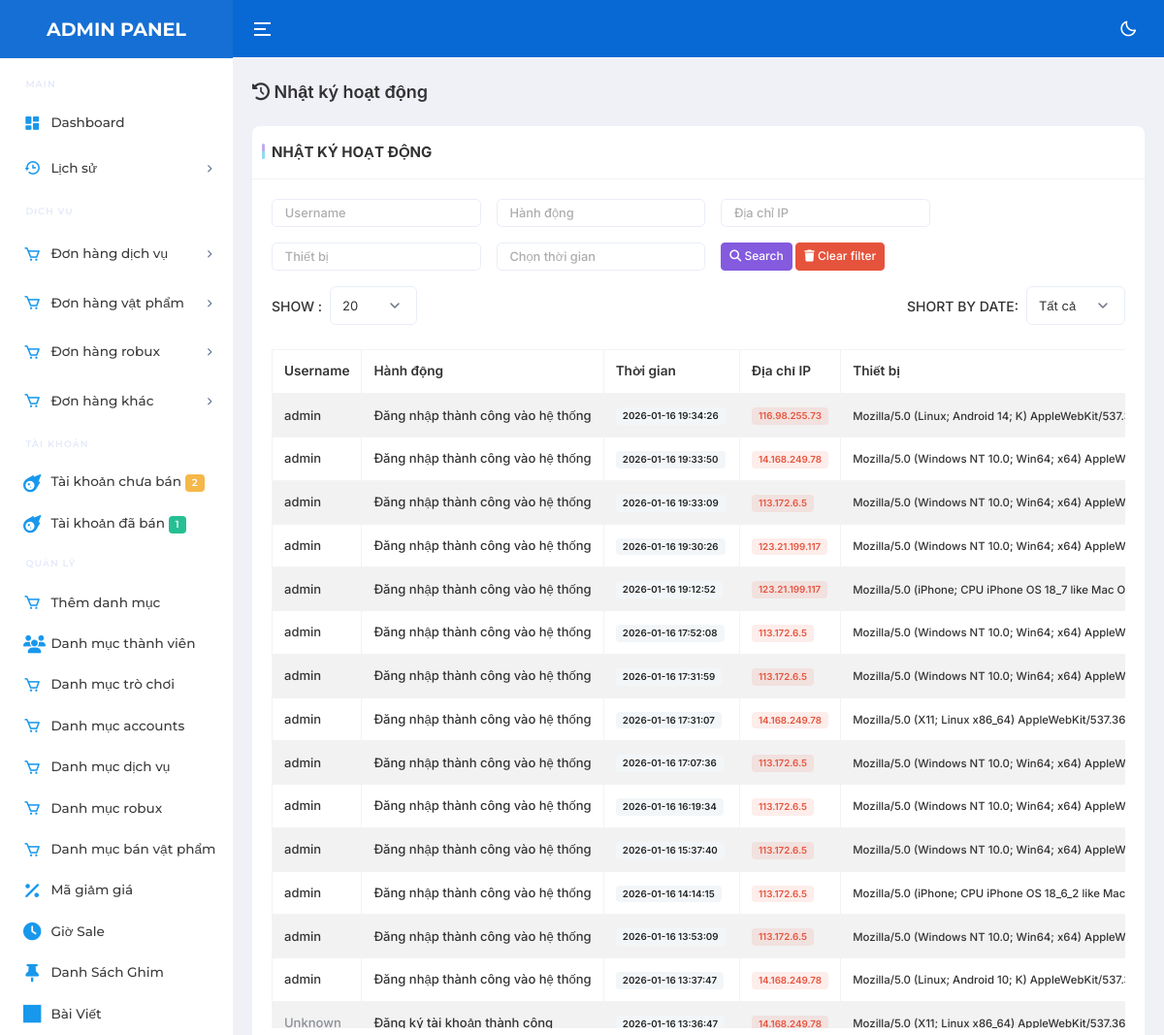
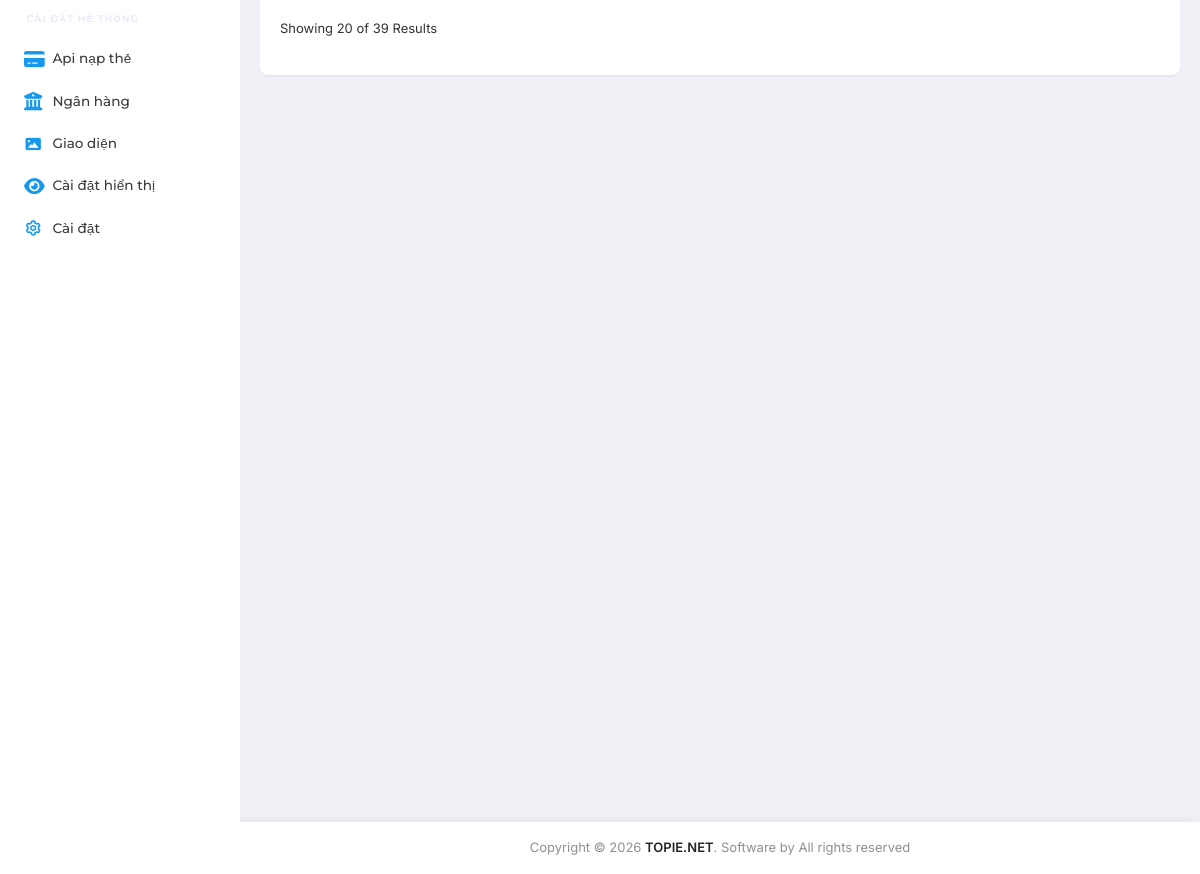
/public/admin/logs.php (signed in), run on the app's committed database (2 pictures, top to bottom).
### tables this page shows
CREATE TABLE `logs` (
  `id` int(10) UNSIGNED NOT NULL,
  `user_id` int(10) UNSIGNED NOT NULL,
  `ip` varchar(45) NOT NULL,
  `device` text NOT NULL,
  `create_date` datetime NOT NULL,
  `action` varchar(255) NOT NULL
);

CREATE TABLE `users` (
  `id` int(11) NOT NULL,
  `username` varchar(255) NOT NULL COMMENT 'Tên đăng nhập',
  `password` varchar(255) DEFAULT NULL COMMENT 'Mật khẩu đăng nhập',
  `token` varchar(255) DEFAULT NULL,
  `money` int(11) NOT NULL DEFAULT 0 COMMENT 'số tiền của khách',
  `robux` int(11) NOT NULL DEFAULT 0 COMMENT 'robux của khách',
  `level` varchar(255) DEFAULT NULL COMMENT 'Cấp bậc thành viên',
  `banned` int(11) NOT NULL DEFAULT 0,
  `email` varchar(255) DEFAULT NULL COMMENT 'Email để lấy lại mật khẩu khi quên',
  `otp` varchar(255) NOT NULL COMMENT 'Mã otp khi lấy lại mật khẩu được gửi về email',
  `ip` varchar(255) DEFAULT NULL,
  `time` varchar(255) DEFAULT NULL,
  `total_money` int(11) NOT NULL DEFAULT 0,
  `money_hoahong` int(11) NOT NULL COMMENT 'số tiền nhận được từ link giới thiệu',
  `createdate` datetime DEFAULT NULL COMMENT 'thời gian tạo tài khoản',
  `ref_click` int(11) DEFAULT 0,
  `ref` varchar(255) NOT NULL,
  `ctv` int(11) DEFAULT 0,
  `ctvrobux` int(11) DEFAULT 0,
  `ctvacc` int(11) DEFAULT 0,
  `ctvgpass` int(11) DEFAULT 0,
  `hopqua` text DEFAULT NULL
);

### config/function.php (called while the page is built, shortened)
<?php
$CMSNAV = new CMSNAV;
function BASE_URL($url)
{
    $a = (isset($_SERVER['HTTPS']) && $_SERVER['HTTPS'] === 'on' ? "https" : "http") . "://" . $_SERVER["HTTP_HOST"];
    if($a == 'http://localhost'){
        $a = 'http://localhost/CMSNAV.CO/SHOPNICK2';
    }
    return $a.'/'.$url;
}
function format_cash($price)
{
    return str_replace(",", ".", number_format($price));
}
function timeAgo($time_ago)
{
    $time_ago   = date("Y-m-d H:i:s", $time_ago);
    $time_ago   = strtotime($time_ago);
    $cur_time   = time();
    $time_elapsed   = $cur_time - $time_ago;
    $seconds    = $time_elapsed ;
    $minutes    = round($time_elapsed / 60 );
    $hours      = round($time_elapsed / 3600);
    $days       = round($time_elapsed / 86400 );
    $weeks      = round($time_elapsed / 604800);
    $months     = round($time_elapsed / 2600640 );
    $years      = round($time_elapsed / 31207680 );
    if($seconds <= 60)
    {
        return "$seconds giây trước";
    }
    else if($minutes <= 60)
    {
        return "$minutes phút trước";
    }
    else if($hours <= 24)
    {
        return "$hours tiếng trước";
    }
    else if($weeks <= 4.3)
    {
        return "$weeks tuần trước";
    }
    else if($months <=12)
    {
        return "$months tháng trước";
    }
    else
    {
        return "$years năm trước";
    }
}

### config/config.php (called while the page is built, shortened)
<?php
class CMSNAV
{
    private $ketnoi;
    function connect()
    {
        if (!$this->ketnoi)
        {
            $this->ketnoi = mysqli_connect('localhost', 'randomsieuxin_test11', 'randomsieuxin_test11', 'randomsieuxin_test11') or die ('Vui lòng kết nối đến DATABASE');
            mysqli_query($this->ketnoi, "set names 'utf8'");
        }
    }
    function get_list($sql)
    {
        $result = mysqli_query($this->ketnoi, $sql);
        $return = array();
        while ($row = mysqli_fetch_assoc($result))
        {
            $return[] = $row;
        }
        return $return;
    }
    function num_rows($sql)
    {
        $result = mysqli_query($this->ketnoi, $sql);
        $row = mysqli_num_rows($result);
        if ($row)
        {
            return $row;
        }
        return false;
    }
}

### public/admin/logs.php (the view, shortened to what this page needs)
<?php
require_once("../../config/config.php");
require_once("../../config/function.php");
require_once(__DIR__."/Header.php");
require_once(__DIR__."/Sidebar.php");
$limit = isset($_GET['limit']) ? intval(check_string($_GET['limit'])) : 20;
$page  = isset($_GET['page']) ? intval(check_string($_GET['page'])) : 1;
$from  = ($page - 1) * $limit;
$where = " logs.id > 0 ";
$username = '';
$content = '';
$createdate = '';
$ip = '';
$device = '';
$listDatatable = $CMSNAV->get_list("
    SELECT logs.*, users.username AS username
    FROM logs
    LEFT JOIN users ON users.id = logs.user_id
    WHERE $where
    ORDER BY logs.id DESC
    LIMIT $from, $limit
");
$totalDatatable = $CMSNAV->num_rows("
    SELECT logs.*
    FROM logs
    LEFT JOIN users ON users.id = logs.user_id
    WHERE $where
");
?>
<div class="main-content app-content">
    <div class="container-fluid">
        <div class="d-md-flex d-block align-items-center justify-content-between my-4 page-header-breadcrumb">
            <h1 class="page-title fw-semibold fs-18 mb-0"><i class="fa-solid fa-clock-rotate-left"></i> Nhật ký hoạt động</h1>
        </div>
        <div class="row">
            <div class="col-xl-12">
                <div class="card custom-card">
                    <div class="card-header justify-content-between">
                        <div class="card-title">
                            NHẬT KÝ HOẠT ĐỘNG
                        </div>
                    </div>
                    <div class="card-body">
                        <form action="" class="align-items-center mb-3" name="formSearch" method="GET">
                            <div class="row row-cols-lg-auto g-3 mb-3">
                                <div class="col-lg col-md-4 col-6">
                                    <input class="form-control form-control-sm" value="<?=$username;?>" name="username" placeholder="<?=('Username');?>">
                                </div>
                                <div class="col-lg col-md-4 col-6">
                                    <input class="form-control form-control-sm" value="<?=$content;?>" name="content" placeholder="<?=('Hành động');?>">
                                </div>
                                <div class="col-lg col-md-4 col-6">
                                    <input class="form-control form-control-sm" value="<?=$ip;?>" name="ip" placeholder="<?=('Địa chỉ IP');?>">
                                </div>
                                <div class="col-lg col-md-4 col-6">
                                    <input class="form-control form-control-sm" value="<?=$device;?>" name="device" placeholder="<?=('Thiết bị');?>">
                                </div>
                                <div class="col-lg col-md-4 col-6">
                                    <input type="text" name="createdate" class="form-control form-control-sm" id="daterange" value="<?=$createdate;?>" placeholder="Chọn thời gian">
                                </div>
                                <div class="col-12">
                                    <button class="btn btn-hero btn-sm btn-primary"><i class="fa fa-search"></i> <?=('Search');?></button>
                                    <a class="btn btn-hero btn-sm btn-danger" href="<?=BASE_URL('logs');?>"><i class="fa fa-trash"></i> <?=('Clear filter');?></a>
                                </div>
                            </div>
                            <div class="top-filter">
                                <div class="filter-show">
                                    <label class="filter-label">Show :</label>
                                    <select name="limit" onchange="this.form.submit()" class="form-select filter-select">
                                        <option <?=$limit == 20 ? 'selected' : '';?> value="20">20</option>
                                    </select>
                                </div>
                                <div class="filter-short">
                                    <label class="filter-label"><?=('Short by Date:');?></label>
                                    <select name="shortByDate" onchange="this.form.submit()" class="form-select filter-select">
                                        <option value=""><?=('Tất cả');?></option>
                                    </select>
                                </div>
                            </div>
                        </form>
                        <div class="table-responsive table-wrapper mb-3">
                            <table class="table text-nowrap table-striped table-hover table-bordered">
                                <thead>
                                    <tr>
                                        <th><?=('Username');?></th>
                                        <th><?=('Hành động');?></th>
                                        <th><?=('Thời gian');?></th>
                                        <th><?=('Địa chỉ IP');?></th>
                                        <th><?=('Thiết bị');?></th>
                                    </tr>
                                </thead>
                                <tbody>
                                <?php foreach ($listDatatable as $row): ?>
                                <tr>
                                    <td><?= $row['username'] ?? '<span class="text-muted">Unknown</span>'; ?></td>
                                    <td><?= $row['action']; ?></td>
                                    <td>
                                        <span class="badge bg-light text-dark" data-toggle="tooltip" data-placement="bottom" title="<?=timeAgo(strtotime($row['create_date']));?>">
                                            <?= $row['create_date']; ?>
                                        </span>
                                    </td>
                                    <td><span class="badge bg-danger-transparent"><?= $row['ip']; ?></span></td>
                                    <td><small><?= $row['device']; ?></small></td>
                                </tr>
                                <?php endforeach; ?>
                                </tbody>
                            </table>
                        </div>
                        <div class="row">
                            <div class="col-sm-12 col-md-5">
                                <p class="dataTables_info">Showing <?=$limit;?> of <?=format_cash($totalDatatable);?> Results</p>
                            </div>
                            <div class="col-sm-12 col-md-7 mb-3">
                            </div>
                        </div>
                    </div>
                </div>
            </div>
        </div>
    </div>
</div>
<?php
require_once(__DIR__.'/Footer.php');
?>

### public/admin/Header.php (style rules this page uses)
.top-filter { display: -webkit-box; display: -ms-flexbox; display: flex; -webkit-box-align: center; -ms-flex-align: center; align-items: center; -webkit-box-pack: justify; -ms-flex-pack: justify; justify-content: space-between; margin-bottom: 25px; }
.filter-show { width: 150px; display: -webkit-box; display: -ms-flexbox; display: flex; -webkit-box-align: center; -ms-flex-align: center; align-items: center; -webkit-box-pack: center; -ms-flex-pack: center; justify-content: center; }
.filter-label { font-size: 14px; font-weight: 500; margin-right: 8px; white-space: nowrap; text-transform: uppercase; }
.filter-select { height: 40px; background-color: transparent; }
.filter-short { width: 225px; display: -webkit-box; display: -ms-flexbox; display: flex; -webkit-box-align: center; -ms-flex-align: center; align-items: center; -webkit-box-pack: center; -ms-flex-pack: center; justify-content: center; }
.table-responsive { overflow-x: auto; -webkit-overflow-scrolling: touch; }
.table-wrapper { max-height: 700px; overflow-y: auto; }
.table-wrapper table { width: 100%; }
th, td { padding: 8px; }
thead { position: sticky; top: 0; background-color: white; z-index: 1; }

### data on the page
logs: user.username "admin", action "Đăng nhập thành công vào hệ thống", create_date "2026-01-16 19:34:26", ip "116.98.255.73", device "Mozilla/5.0 (Linux; Android 14; K)…"
logs: user.username "admin", action "Đăng nhập thành công vào hệ thống", create_date "2026-01-16 19:33:50", ip "14.168.249.78", device "Mozilla/5.0 (Windows NT 10.0; Win64; x64)…"
logs: user.username "admin", action "Đăng nhập thành công vào hệ thống", create_date "2026-01-16 19:33:09", ip "113.172.6.5", device "Mozilla/5.0 (Windows NT 10.0; Win64; x64)…"
logs: user.username "admin", action "Đăng nhập thành công vào hệ thống", create_date "2026-01-16 19:30:26", ip "123.21.199.117", device "Mozilla/5.0 (Windows NT 10.0; Win64; x64)…"
logs: user.username "admin", action "Đăng nhập thành công vào hệ thống", create_date "2026-01-16 19:12:52", ip "123.21.199.117", device "Mozilla/5.0 (iPhone; CPU iPhone OS 18_7 like Mac…"
logs: user.username "admin", action "Đăng nhập thành công vào hệ thống", create_date "2026-01-16 17:52:08", ip "113.172.6.5", device "Mozilla/5.0 (Windows NT 10.0; Win64; x64)…"
logs: user.username "admin", action "Đăng nhập thành công vào hệ thống", create_date "2026-01-16 17:31:59", ip "113.172.6.5", device "Mozilla/5.0 (Windows NT 10.0; Win64; x64)…"
logs: user.username "admin", action "Đăng nhập thành công vào hệ thống", create_date "2026-01-16 17:31:07", ip "14.168.249.78", device "Mozilla/5.0 (X11; Linux x86_64) AppleWebKit/537.36…"
logs: user.username "admin", action "Đăng nhập thành công vào hệ thống", create_date "2026-01-16 17:07:36", ip "113.172.6.5", device "Mozilla/5.0 (Windows NT 10.0; Win64; x64)…"
logs: user.username "admin", action "Đăng nhập thành công vào hệ thống", create_date "2026-01-16 16:19:34", ip "113.172.6.5", device "Mozilla/5.0 (Windows NT 10.0; Win64; x64)…"
logs: user.username "admin", action "Đăng nhập thành công vào hệ thống", create_date "2026-01-16 15:37:40", ip "113.172.6.5", device "Mozilla/5.0 (Windows NT 10.0; Win64; x64)…"
logs: user.username "admin", action "Đăng nhập thành công vào hệ thống", create_date "2026-01-16 14:14:15", ip "113.172.6.5", device "Mozilla/5.0 (iPhone; CPU iPhone OS 18_6_2 like Mac…"
logs: user.username "admin", action "Đăng nhập thành công vào hệ thống", create_date "2026-01-16 13:53:09", ip "113.172.6.5", device "Mozilla/5.0 (Windows NT 10.0; Win64; x64)…"
logs: user.username "admin", action "Đăng nhập thành công vào hệ thống", create_date "2026-01-16 13:37:47", ip "14.168.249.78", device "Mozilla/5.0 (Linux; Android 10; K)…"
logs: username "Unknown", action "Đăng ký tài khoản thành công", create_date "2026-01-16 13:36:47", ip "14.168.249.78", device "Mozilla/5.0 (X11; Linux x86_64) AppleWebKit/537.36…"

### other printed values
$CMSNAV->num_rows("SELECT * FROM `accounts` WHERE `username` IS NULL") "2"
$limit "20"
format_cash($totalDatatable) "39"
